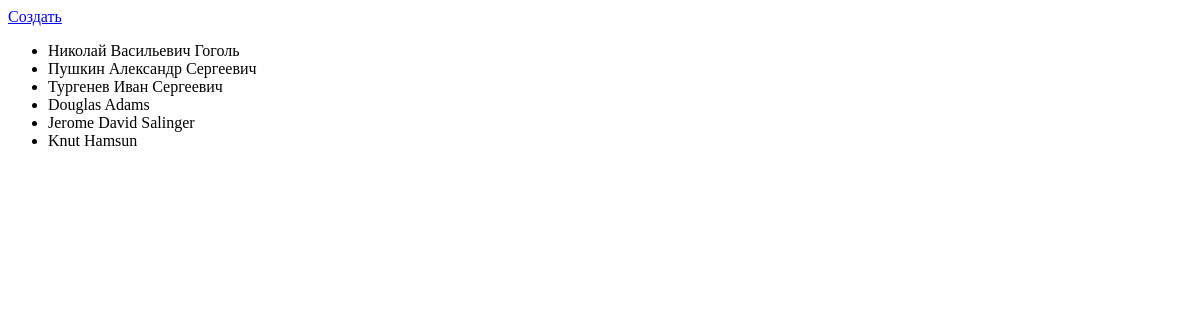
Before: /authors/ with the older database file.
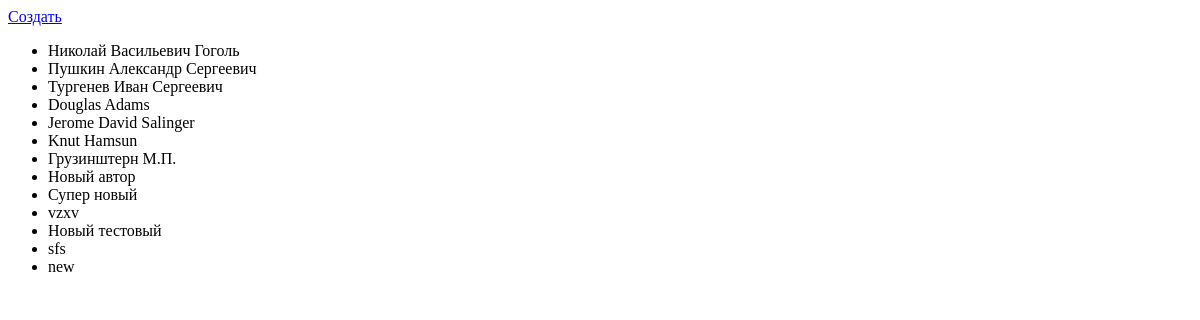
After: the same page with the newer database file.
### p_library/models.py (models this page shows, shortened)
class Author(models.Model):
    full_name = models.CharField(max_length=100)
    birth_year = models.SmallIntegerField()
    country = models.CharField(max_length=2)

### p_library/views.py (the view)
# urls.py: path('authors/', AuthorList.as_view(), name='author_list'),
class AuthorList(ListView):
    model = Author
    template_name = 'author_list.html'

### p_library/templates/author_list.html (shortened to what this page needs)
<!DOCTYPE html>
<html lang="en">
<head>
</head>
<body>
    <a href="/author/create">Создать</a>
    <ul>
        {% for author in object_list %}
            <li>{{ author.full_name }}</li>
        {% endfor %}
    </ul>
</body>
</html>

Changed rows visible on the page:
added Author: full_name "Грузинштерн М.П."
added Author: full_name "Новый автор"
added Author: full_name "Супер новый"
added Author: full_name "vzxv"
added Author: full_name "Новый тестовый"
added Author: full_name "sfs"
added Author: full_name "new"
